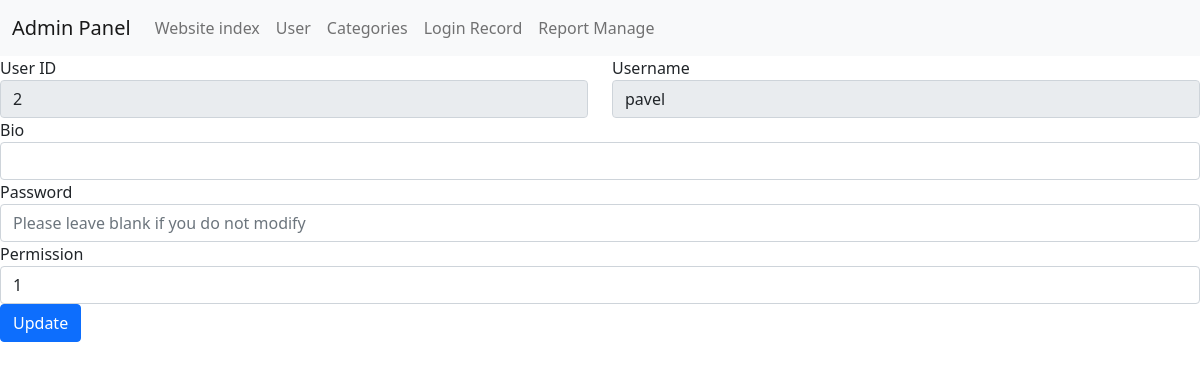
The page /admin/edituser.php?action=edit&id=2 (signed in) on the database its author committed.
### tables this page shows
CREATE TABLE `user` (
  `userid` bigint(11) NOT NULL AUTO_INCREMENT,
  `username` varchar(32) NOT NULL,
  `password` varchar(64) NOT NULL,
  `bio` text,
  `permission` tinyint(3) unsigned NOT NULL DEFAULT '1',
  PRIMARY KEY (`userid`)
);

### admin/edituser.php (the view, shortened to what this page needs)
<?php
include("header.php");
switch ($_GET["action"]) {
    case "edit":
        $result = mysqli_query($conn, "SELECT * FROM user WHERE userid='{$_GET['id']}';");
        $result = mysqli_fetch_assoc($result);
        break;
}
?>
    <form action='' method='post'>
        <div class='row'>
            <div class='col'>
                <label>User ID</label><br>
                <input type='text' class='form-control' name='userid' value='<?php echo $result["userid"] ?>' readonly>
            </div>
            <div class='col'>
                <label>Username</label><br>
                <input type='text' class='form-control' name='username' value='<?php echo $result["username"] ?>'
                       readonly>
            </div>
        </div>
        <div class='form-group'>
            <label>Bio</label><br>
            <input type='text' class='form-control' name='bio' value='<?php echo $result["bio"] ?>'>
        </div>
        <div class='form-group'>
            <label>Password</label><br>
            <input type='text' class='form-control' name='password' value=''
                   placeholder='Please leave blank if you do not modify'>
        </div>
        <div class='form-group'>
            <label>Permission</label><br>
            <input type='text' class='form-control' name='permission' value='<?php echo $result["permission"] ?>'
                   required>
        </div>
        <input type='submit' name='submit' class='btn btn-primary btn-block' value='Update'>
    </form>

### rows shown on the page
user: userid "2", username "pavel", permission "1"
